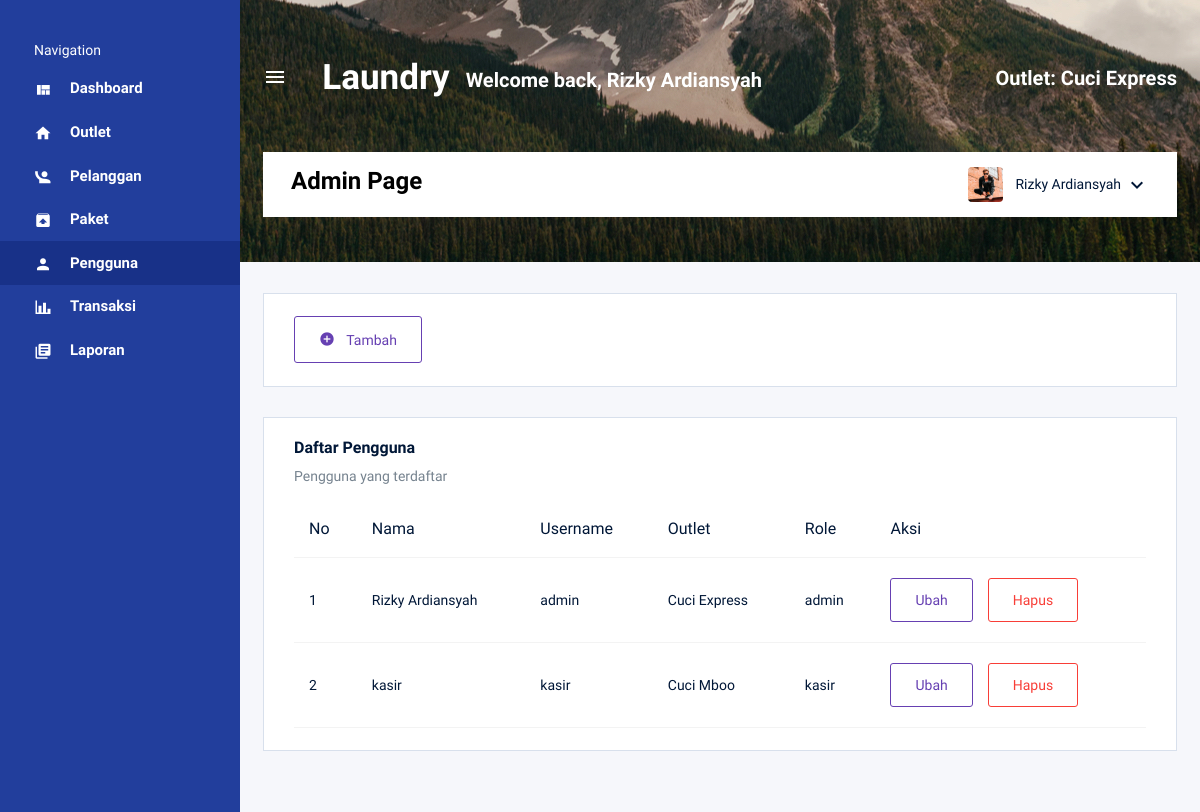
The app's page /page/admin/pengguna.php (signed in), older data.
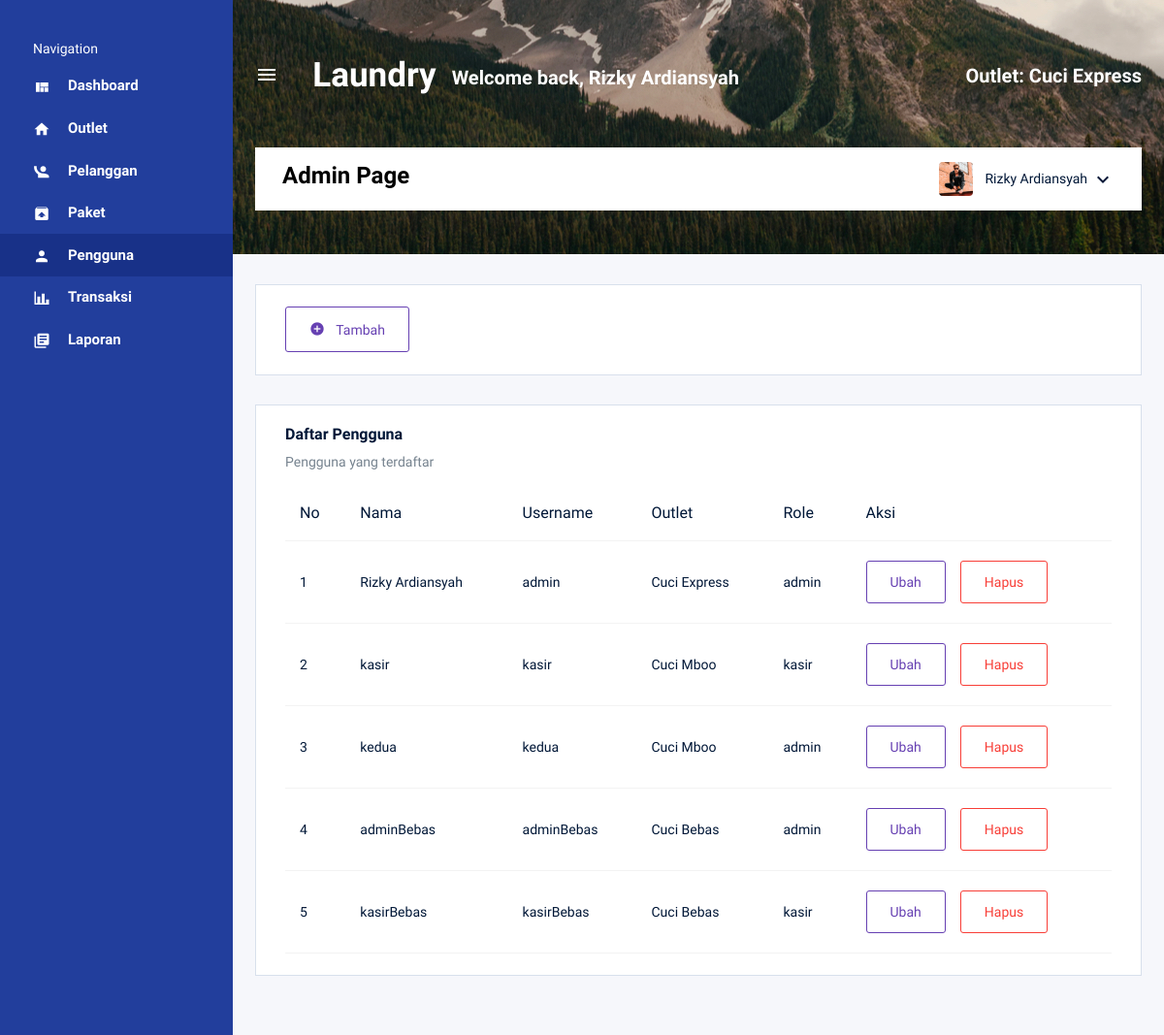
The same page, newer data.
### tables this page shows
CREATE TABLE `tb_outlet` (
  `id` int(11) NOT NULL,
  `nama` varchar(100) NOT NULL,
  `alamat` text NOT NULL,
  `tlp` text NOT NULL
);

CREATE TABLE `tb_user` (
  `id` int(11) NOT NULL,
  `nama` varchar(100) NOT NULL,
  `username` varchar(30) NOT NULL,
  `password` text NOT NULL,
  `id_outlet` int(11) DEFAULT NULL,
  `role` enum('admin','kasir','owner') NOT NULL
);

### page/admin/pengguna.php (the view, shortened to what this page needs)
<!DOCTYPE html>
<html lang="en">
<head>
    <link rel="stylesheet" href="../../assets/vendors/mdi/css/materialdesignicons.min.css">
    <link rel="stylesheet" href="../../assets/vendors/css/vendor.bundle.base.css">
    <link rel="stylesheet" href="../../assets/css2/style.css">
</head>
<body>
    <div class="container-scroller d-flex">
        <nav class="sidebar sidebar-offcanvas" id="sidebar">
            <ul class="nav">
                <li class="nav-item sidebar-category">
                    <p>Navigation</p>
                </li>
                <li class="nav-item">
                    <a class="nav-link" href="index.php">
                        <i class="mdi mdi-view-quilt menu-icon"></i>
                        <span class="menu-title">Dashboard</span>
                    </a>
                </li>
                <li class="nav-item">
                    <a class="nav-link" href="outlet.php">
                        <i class="mdi mdi-home menu-icon"></i>
                        <span class="menu-title">Outlet</span>
                    </a>
                </li>
                <li class="nav-item">
                    <a class="nav-link" href="pelanggan.php">
                        <i class="mdi mdi-human-greeting menu-icon"></i>
                        <span class="menu-title">Pelanggan</span>
                    </a>
                </li>
                <li class="nav-item">
                    <a class="nav-link" href="paket.php">
                        <i class="mdi mdi-package-up menu-icon"></i>
                        <span class="menu-title">Paket</span>
                    </a>
                </li>
                <li class="nav-item">
                    <a class="nav-link" href="pengguna.php">
                        <i class="mdi mdi-account menu-icon"></i>
                        <span class="menu-title">Pengguna</span>
                    </a>
                </li>
                <li class="nav-item">
                    <a class="nav-link" href="transaksi.php">
                        <i class="mdi mdi-chart-bar menu-icon"></i>
                        <span class="menu-title">Transaksi</span>
                    </a>
                </li>
                <li class="nav-item">
                    <a class="nav-link" href="laporan.php">
                        <i class="mdi mdi-library-books menu-icon"></i>
                        <span class="menu-title">Laporan</span>
                    </a>
                </li>
            </ul>
        </nav>
        <div class="container-fluid page-body-wrapper">
            <nav class="navbar col-lg-12 col-12 px-0 py-0 py-lg-4 d-flex flex-row">
                <div class="navbar-menu-wrapper d-flex align-items-center justify-content-end">
                    <button class="navbar-toggler navbar-toggler align-self-center" type="button" data-toggle="minimize">
                        <span class="mdi mdi-menu"></span>
                    </button>
                    <div class="navbar-brand-wrapper">
                        <h1 class="navbar-brand mb-0 h1" style="color: white;">Laundry</h1>
                    </div>
                    <h4 class="font-weight-bold mb-0 d-none d-md-block mt-1">Welcome back, <?= $_SESSION['nama'] ?></h4>
                    <ul class="navbar-nav navbar-nav-right">
                    <li class="nav-item">
                            <?php
                            include "../../connection/koneksi.php";
                            $qry_get_outletNama = mysqli_query($conn, "select tb_outlet.nama as nama, tb_outlet.id from tb_outlet where tb_outlet.id = '" . $_SESSION['id_outlet'] . "'");
                            $data_nama = mysqli_fetch_array($qry_get_outletNama);
                            ?>
                            <h4 class="mb-0 font-weight-bold d-none d-xl-block">Outlet: <?= $data_nama['nama'] ?></h4>
                        </li>
                    </ul>
                </div>
                <div class="navbar-menu-wrapper navbar-search-wrapper d-none d-lg-flex align-items-center">
                    <ul class="navbar-nav mr-lg-2">
                        <li class="nav-item nav-search d-none d-lg-block">
                            <div class="input-group">
                                <h3 style="color: black;">Admin Page</h3>
                            </div>
                        </li>
                    </ul>
                    <ul class="navbar-nav navbar-nav-right">
                        <li class="nav-item nav-profile dropdown">
                            <a class="nav-link dropdown-toggle" href="#" data-bs-toggle="dropdown" id="profileDropdown">
                                <img src="../../assets/images/faces/face5.jpg" alt="profile" />
                                <span class="nav-profile-name"><?= $_SESSION['nama'] ?></span>
                            </a>
                        </li>
                    </ul>
                </div>
            </nav>
            <div class="main-panel">
                <div class="content-wrapper">
                    <div class="row">
                        <div class="col-md-12 grid-margin stretch-card">
                            <div class="card">
                                <div class="card-body">
                                    <a type="button" class="btn btn-outline-primary btn-icon-text" href="tambah_pengguna.php">
                                        <i class="mdi mdi-plus-circle btn-icon-prepend"></i>
                                        Tambah
                                    </a>
                                </div>
                            </div>
                        </div>
                        <div class="col-lg-12 grid-margin stretch-card">
                            <div class="card">
                                <div class="card-body">
                                    <h4 class="card-title">Daftar Pengguna</h4>
                                    <p class="card-description">
                                        Pengguna yang terdaftar
                                    </p>
                                    <div class="table-responsive">
                                        <table class="table table-hover">
                                            <thead>
                                                <tr>
                                                    <th>No</th>
                                                    <th>Nama</th>
                                                    <th>Username</th>
                                                    <th>Outlet </th>
                                                    <th>Role</th>
                                                    <th>Aksi</th>
                                                </tr>
                                            </thead>
                                            <tbody>
                                                <?php
                                                include "../../connection/koneksi.php";
                                                $qry_pengguna = mysqli_query($conn, "select tb_user.* , tb_outlet.id as id_outlet, tb_outlet.nama as nama_outlet from tb_user , tb_outlet where id_outlet = tb_outlet.id");
                                                $no = 0;
                                                while ($data_pengguna = mysqli_fetch_array($qry_pengguna)) {
                                                    $no++; ?>
                                                    <tr>
                                                        <td><?= $no ?></td>
                                                        <td><?= $data_pengguna['nama'] ?></td>
                                                        <td><?= $data_pengguna['username'] ?></td>
                                                        <td><?= $data_pengguna['nama_outlet'] ?></td>
                                                        <td><?= $data_pengguna['role'] ?></td>
                                                        <td><a href="ubah_pengguna.php?id=<?= $data_pengguna['id'] ?>&id_outlet=<?= $data_pengguna['id_outlet'] ?>" class="btn btn-outline-primary btn-fw" style="margin-right: 15px;">Ubah</a><a href="hapus_pengguna.php?id=<?= $data_pengguna['id'] ?>" class="btn btn-outline-danger btn-fw">Hapus</a></td>
                                                    </tr>
                                                <?php
                                                }
                                                ?>
                                            </tbody>
                                        </table>
                                    </div>
                                </div>
                            </div>
                        </div>
                    </div>
                </div>
            </div>
</body>
</html>

Row changes from the older to the newer data that the page shows:
added tb_user: nama "kedua", username "kedua", id_outlet.nama "Cuci Mboo", role "admin"
added tb_user: nama "adminBebas", username "adminBebas", id_outlet.nama "Cuci Bebas", role "admin"
added tb_user: nama "kasirBebas", username "kasirBebas", id_outlet.nama "Cuci Bebas", role "kasir"
